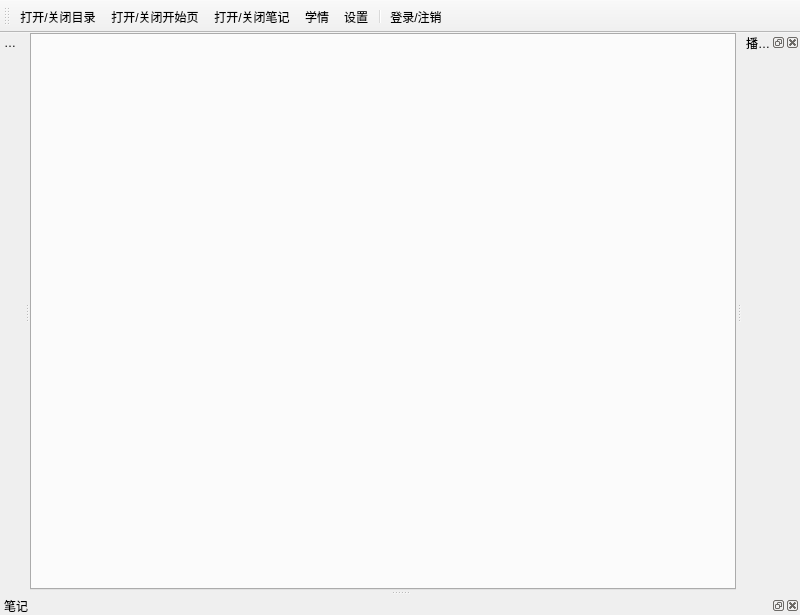
<?xml version="1.0" encoding="UTF-8"?>
<ui version="4.0">
 <class>MainWindow</class>
 <widget class="QMainWindow" name="MainWindow">
  <property name="geometry">
   <rect>
    <x>0</x>
    <y>0</y>
    <width>800</width>
    <height>615</height>
   </rect>
  </property>
  <property name="windowTitle">
   <string>博骞上课</string>
  </property>
  <widget class="QWidget" name="centralwidget">
   <layout class="QHBoxLayout" name="horizontalLayout">
    <property name="spacing">
     <number>0</number>
    </property>
    <property name="leftMargin">
     <number>0</number>
    </property>
    <property name="topMargin">
     <number>0</number>
    </property>
    <property name="rightMargin">
     <number>0</number>
    </property>
    <property name="bottomMargin">
     <number>0</number>
    </property>
    <item>
     <widget class="QTabWidget" name="text_twgt">
      <property name="tabsClosable">
       <bool>true</bool>
      </property>
      <property name="movable">
       <bool>true</bool>
      </property>
      <property name="tabBarAutoHide">
       <bool>true</bool>
      </property>
      <widget class="QWidget" name="text_start_wgt">
       <attribute name="title">
        <string>start</string>
       </attribute>
       <attribute name="toolTip">
        <string>start</string>
       </attribute>
      </widget>
     </widget>
    </item>
   </layout>
  </widget>
  <widget class="QDockWidget" name="tl_dwgt">
   <property name="features">
    <set>QDockWidget::DockWidgetMovable</set>
   </property>
   <property name="windowTitle">
    <string>目录</string>
   </property>
   <attribute name="dockWidgetArea">
    <number>1</number>
   </attribute>
   <widget class="QWidget" name="tl_wgt"/>
  </widget>
  <widget class="QDockWidget" name="media_dwgt">
   <property name="windowTitle">
    <string>播放器</string>
   </property>
   <attribute name="dockWidgetArea">
    <number>2</number>
   </attribute>
   <widget class="QWidget" name="media_wgt"/>
  </widget>
  <widget class="QDockWidget" name="mark_dwgt">
   <property name="windowTitle">
    <string>笔记</string>
   </property>
   <attribute name="dockWidgetArea">
    <number>8</number>
   </attribute>
   <widget class="QWidget" name="mark_wgt"/>
  </widget>
  <widget class="QToolBar" name="toolBar">
   <property name="windowTitle">
    <string>toolBar</string>
   </property>
   <attribute name="toolBarArea">
    <enum>TopToolBarArea</enum>
   </attribute>
   <attribute name="toolBarBreak">
    <bool>false</bool>
   </attribute>
   <addaction name="action_onoff_tl"/>
   <addaction name="action_start_page"/>
   <addaction name="action_onoff_mark"/>
   <addaction name="action_Learning_situation"/>
   <addaction name="action_setting"/>
   <addaction name="separator"/>
   <addaction name="action_login"/>
  </widget>
  <action name="action_onoff_tl">
   <property name="text">
    <string>打开/关闭目录</string>
   </property>
   <property name="toolTip">
    <string>打开/关闭目录</string>
   </property>
   <property name="shortcut">
    <string>Ctrl+L</string>
   </property>
  </action>
  <action name="action_Learning_situation">
   <property name="text">
    <string>学情</string>
   </property>
   <property name="toolTip">
    <string>打开学情报告</string>
   </property>
  </action>
  <action name="action_setting">
   <property name="text">
    <string>设置</string>
   </property>
   <property name="toolTip">
    <string>设置</string>
   </property>
  </action>
  <action name="action_login">
   <property name="text">
    <string>登录/注销</string>
   </property>
   <property name="toolTip">
    <string>登录/注销</string>
   </property>
  </action>
  <action name="action_onoff_mark">
   <property name="text">
    <string>打开/关闭笔记</string>
   </property>
   <property name="toolTip">
    <string>打开/关闭笔记</string>
   </property>
  </action>
  <action name="action_start_page">
   <property name="text">
    <string>打开/关闭开始页</string>
   </property>
   <property name="toolTip">
    <string>打开/关闭开始页</string>
   </property>
   <property name="shortcut">
    <string>S</string>
   </property>
  </action>
 </widget>
 <resources/>
 <connections/>
</ui>
